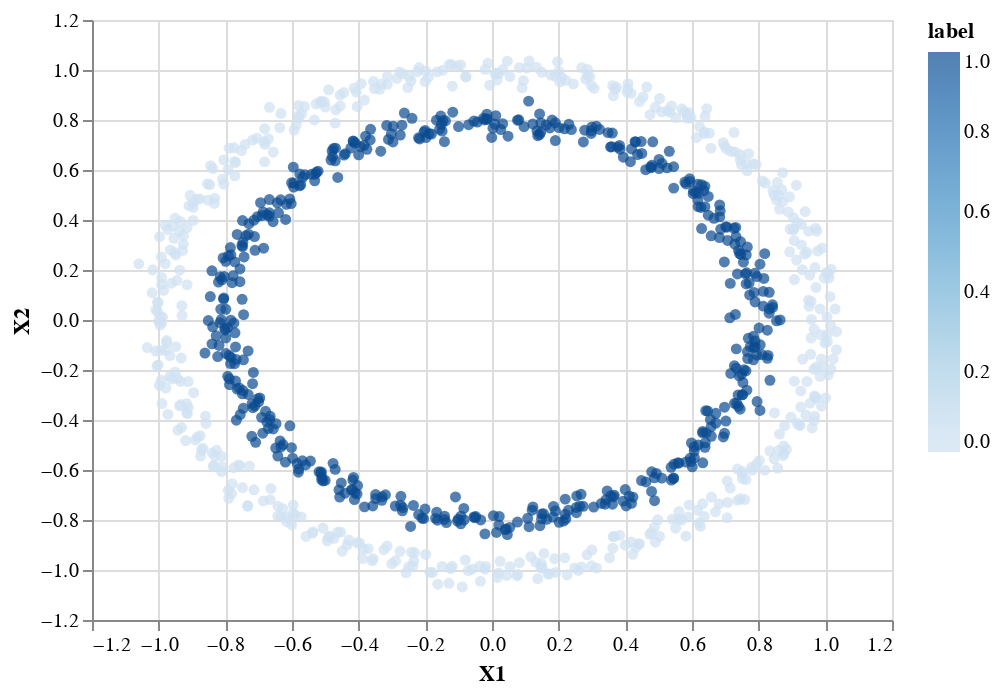

Write notebook code for a chart like this one.
### Code cell
# prompt: Using dataframe circles: scatter plot

import altair as alt
chart = alt.Chart(circles).mark_circle().encode(x='X1', y='X2', color='label')
chart

### Figure 1 — Vega-Lite specification as saved in the notebook (floating-point values rounded to 4 significant figures; data arrays with more than 128 entries replaced by an {"elided": "..."} marker saying what was removed)
{"config": {"view": {"continuousWidth": 400, "continuousHeight": 300}}, "data": {"name": "data-e0349a9d40d0c7fa4d7fbaee2ed5040f"}, "mark": "circle", "encoding": {"color": {"field": "label", "type": "quantitative"}, "x": {"field": "X1", "type": "quantitative"}, "y": {"field": "X2", "type": "quantitative"}}, "$schema": "https://vega.github.io/schema/vega-lite/v4.17.0.json", "datasets": {"data-e0349a9d40d0c7fa4d7fbaee2ed5040f": {"elided": "1000 records"}}}
